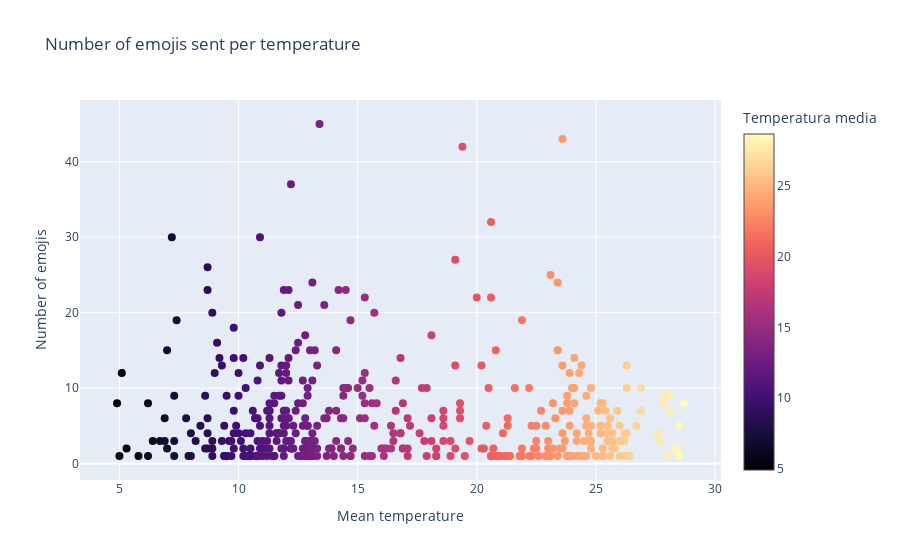

Notebook code for this chart:
### Code cell
import plotly.graph_objects as go

# group by date and calculate the number of emojis and the average temperature
df_temp_emojis = df.groupby('Date').agg({'Temp_mean': 'mean', 'Emojis': 'count'}).reset_index()

# create a scatter plot
fig = go.Figure(
    go.Scatter(
        x=df_temp_emojis['Temp_mean'],
        y=df_temp_emojis['Emojis'],
        mode='markers',
        marker=dict(
            size=8,
            color=df_temp_emojis['Temp_mean'],
            colorbar=dict(title='Temperatura media'),
            colorscale='magma')
    )
)

# customize the layout
fig.update_layout(
    title='Number of emojis sent per temperature',
    xaxis_title='Mean temperature',
    yaxis_title='Number of emojis',
    showlegend=False
)

# show the figure
fig.show()

### Figure 1 — Plotly figure (JSON) as saved in the notebook; plotly's stock layout.template omitted (floating-point values rounded to 4 significant figures; data arrays with more than 128 entries replaced by an {"elided": "..."} marker saying what was removed)
{"data": [{"marker": {"color": {"elided": "421 float values"}, "colorbar": {"title": {"text": "Temperatura media"}}, "colorscale": [[0, "#000004"], [0.1111, "#180f3d"], [0.2222, "#440f76"], [0.3333, "#721f81"], [0.4444, "#9e2f7f"], [0.5556, "#cd4071"], [0.6667, "#f1605d"], [0.7778, "#fd9668"], [0.8889, "#feca8d"], [1, "#fcfdbf"]], "size": 8}, "mode": "markers", "type": "scatter", "x": {"elided": "421 float values"}, "y": {"elided": "421 int values"}}], "layout": {"showlegend": false, "title": {"text": "Number of emojis sent per temperature"}, "xaxis": {"title": {"text": "Mean temperature"}}, "yaxis": {"title": {"text": "Number of emojis"}}}}
